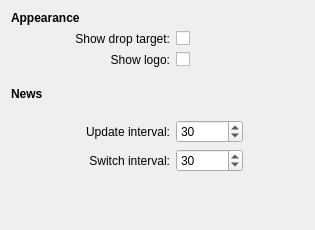
<?xml version="1.0" encoding="UTF-8"?>
<ui version="4.0">
 <class>generalConfig</class>
 <widget class="QWidget" name="generalConfig">
  <property name="geometry">
   <rect>
    <x>0</x>
    <y>0</y>
    <width>315</width>
    <height>219</height>
   </rect>
  </property>
  <property name="styleSheet">
   <string notr="true"/>
  </property>
  <layout class="QGridLayout" name="gridLayout">
   <item row="4" column="1">
    <widget class="QLabel" name="label_2">
     <property name="text">
      <string>Update interval:</string>
     </property>
     <property name="alignment">
      <set>Qt::AlignRight|Qt::AlignTrailing|Qt::AlignVCenter</set>
     </property>
     <property name="buddy">
      <cstring>intervalSpinBox</cstring>
     </property>
    </widget>
   </item>
   <item row="5" column="2">
    <widget class="KIntSpinBox" name="switchInterval">
     <property name="minimum">
      <number>1</number>
     </property>
     <property name="maximum">
      <number>525600</number>
     </property>
     <property name="value">
      <number>30</number>
     </property>
    </widget>
   </item>
   <item row="1" column="0" colspan="2">
    <widget class="QLabel" name="label_7">
     <property name="text">
      <string>Show drop target:</string>
     </property>
     <property name="alignment">
      <set>Qt::AlignRight|Qt::AlignTrailing|Qt::AlignVCenter</set>
     </property>
     <property name="buddy">
      <cstring>showDropTarget</cstring>
     </property>
    </widget>
   </item>
   <item row="0" column="0">
    <widget class="QLabel" name="label">
     <property name="font">
      <font>
       <weight>75</weight>
       <bold>true</bold>
      </font>
     </property>
     <property name="text">
      <string>Appearance</string>
     </property>
    </widget>
   </item>
   <item row="5" column="1">
    <widget class="QLabel" name="label_4">
     <property name="text">
      <string>Switch interval:</string>
     </property>
     <property name="alignment">
      <set>Qt::AlignRight|Qt::AlignTrailing|Qt::AlignVCenter</set>
     </property>
     <property name="buddy">
      <cstring>switchInterval</cstring>
     </property>
    </widget>
   </item>
   <item row="7" column="0">
    <spacer name="verticalSpacer">
     <property name="orientation">
      <enum>Qt::Vertical</enum>
     </property>
     <property name="sizeHint" stdset="0">
      <size>
       <width>20</width>
       <height>40</height>
      </size>
     </property>
    </spacer>
   </item>
   <item row="4" column="2">
    <widget class="KIntSpinBox" name="intervalSpinBox">
     <property name="minimum">
      <number>1</number>
     </property>
     <property name="maximum">
      <number>525600</number>
     </property>
     <property name="value">
      <number>30</number>
     </property>
    </widget>
   </item>
   <item row="2" column="2">
    <widget class="QCheckBox" name="logo">
     <property name="text">
      <string/>
     </property>
    </widget>
   </item>
   <item row="1" column="3" rowspan="6">
    <spacer name="horizontalSpacer">
     <property name="orientation">
      <enum>Qt::Horizontal</enum>
     </property>
     <property name="sizeHint" stdset="0">
      <size>
       <width>2</width>
       <height>188</height>
      </size>
     </property>
    </spacer>
   </item>
   <item row="3" column="0">
    <widget class="QLabel" name="label_8">
     <property name="font">
      <font>
       <weight>75</weight>
       <bold>true</bold>
      </font>
     </property>
     <property name="text">
      <string>News</string>
     </property>
    </widget>
   </item>
   <item row="2" column="0" colspan="2">
    <widget class="QLabel" name="label_3">
     <property name="text">
      <string>Show logo:</string>
     </property>
     <property name="alignment">
      <set>Qt::AlignRight|Qt::AlignTrailing|Qt::AlignVCenter</set>
     </property>
     <property name="buddy">
      <cstring>logo</cstring>
     </property>
    </widget>
   </item>
   <item row="1" column="2">
    <widget class="QCheckBox" name="showDropTarget">
     <property name="text">
      <string/>
     </property>
    </widget>
   </item>
  </layout>
 </widget>
 <customwidgets>
  <customwidget>
   <class>KIntSpinBox</class>
   <extends>QSpinBox</extends>
   <header>knuminput.h</header>
  </customwidget>
 </customwidgets>
 <resources/>
 <connections/>
</ui>
